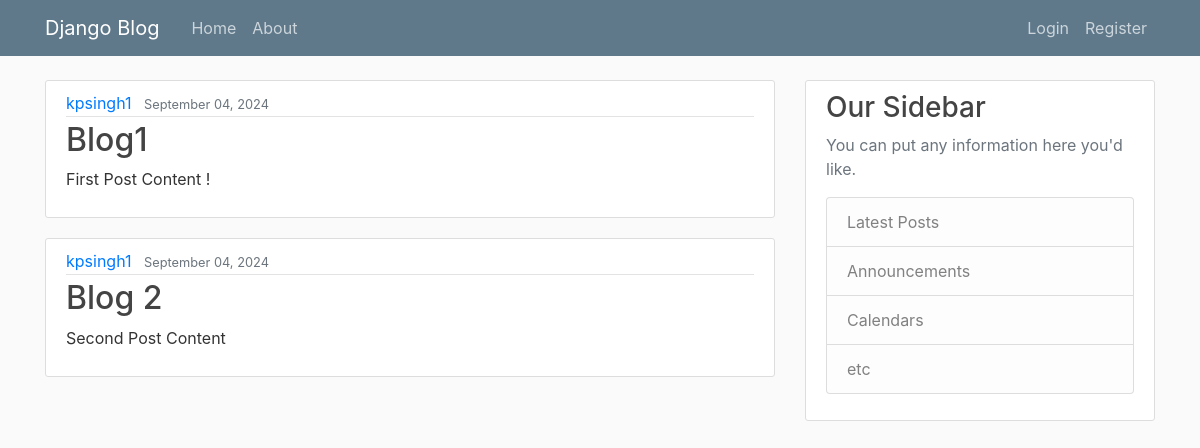
The app's page /, older data.
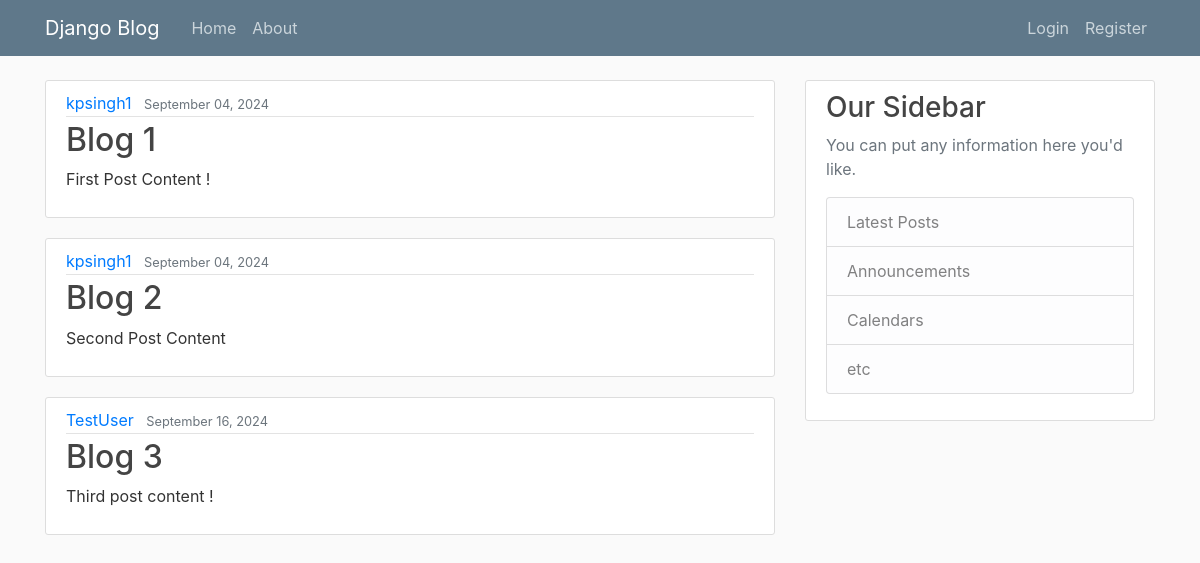
The same page, newer data.
### blog/models.py (models this page shows, shortened)
class Post(models.Model):        #each class is a table and each variable here is field
    title=models.CharField(max_length=100)
    content=models.TextField()
    date_posted=models.DateTimeField(default=timezone.now)
    author=models.ForeignKey(User, on_delete=models.CASCADE)   #if a user is deleted-> delete its post and not the other way around.

### blog/views.py (the view)
# urls.py: path('', views.home,name='blog-home'),
def home(request):
    context={
        'posts':Post.objects.all()
    }
    return render (request,'blog/home.html',context)

### blog/templates/blog/home.html
{% extends "blog/base.html" %}
{% block content %}
    {% for post in posts %}
        <article class="media content-section">
          <div class="media-body">
            <div class="article-metadata">
              <a class="mr-2" href="#">{{ post.author }}</a>
              <small class="text-muted">{{ post.date_posted| date:"F d, Y"}}</small>
            </div>
            <h2><a class="article-title" href="#">{{ post.title }}</a></h2>
            <p class="article-content">{{ post.content }}</p>
          </div>
        </article>
    {% endfor %}
{% endblock content %}

Row changes from the older to the newer data that the page shows:
changed Post "First Post Content !": title "Blog1" → "Blog 1"
added Post: author "TestUser", date_posted "September 16, 2024", title "Blog 3", content "Third post content !"
